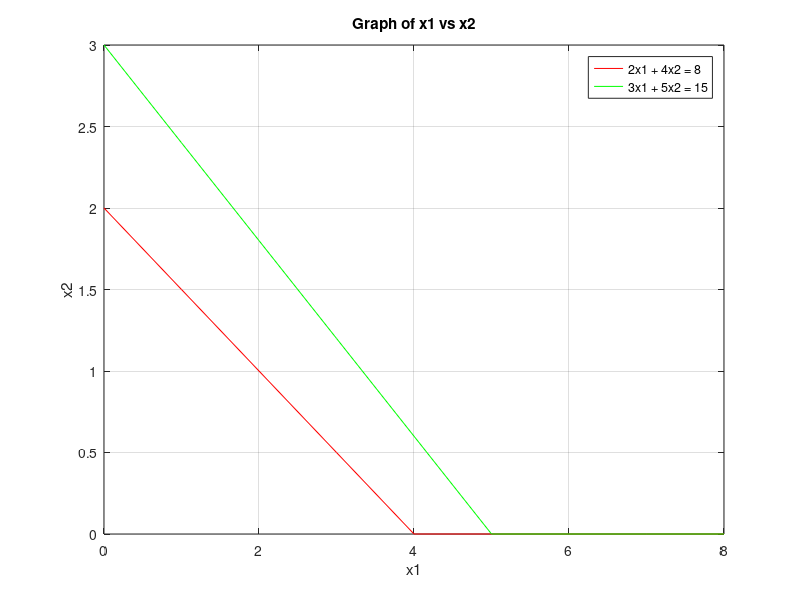

The MATLAB source for this figure:
%{
    Maximize/Minimize Z = 3x1 + 2x2
    Subject to  2x1 + 4x2 <= 8
                3x1 + 5x2 >= 15
                x1 >=0 , x2 >= 0
%}

format short;
clear all;
clc;

C = [3, 2];
A = [2, 4; -3, -5];
b = [8; -15];

x1 = 0:max(b);
x21 = (b(1) - A(1, 1) * x1) ./ A(1, 2);
x22 = (b(2) - A(2, 1) * x1) ./ A(2, 2);
x21 = max(0, x21);
x22 = max(0, x22);

plot(x1, x21, "r", "DisplayName", "2x1 + 4x2 = 8")
hold on;
plot(x1, x22, "g", "DisplayName", "3x1 + 5x2 = 15");
xlabel("x1");
ylabel("x2");
title("Graph of x1 vs x2");
legend show;
grid on;

cx1 = find(x1==0);
cx21 = find(x21==0);
cx22 = find(x22==0);

line1 = [x1(:, [cx1, cx21]); x21(:, [cx1, cx21])]';
line2 = [x1(:, [cx1, cx22]); x22(:, [cx1, cx22])]';

corpt = [line1; line2];

SA = [0; 0];
for i = 1:size(A, 1)
    s1 = A(i, :);
    b1 = b(i, :);
    for j = i+1:size(A, 1)
        s2 = A(j, :);
        b2 = b(j, :);

        A1 = [s1; s2];
        B1 = [b1; b2];
        X = A1 \ B1;
        SA = [SA X];
    end
end

ptt = SA';

points = unique([corpt; ptt], "rows");

for i = 1: size(points, 1)
    px1 = points(i, 1);
    px2 = points(i, 2);
    cons1(i) = A(1, 1)*px1 + A(1, 2)*px2 - b(1);
    cons2(i) = A(2, 1)*px1 + A(2, 2)*px2 - b(2);
end

k1 = find(cons1 > 0);
k2 = find(cons2 > 0);
k = unique([k1, k2]);

points(k, :) = [];

if isempty(points)
    fprintf("There exists no feasable solution.\n");
else
    plot(points(:, 1), points(:, 2), "bo", "MarkerSize", 5, "MarkerFaceColor", "b", "DisplayName", "Extreme points");
    if size(points, 1) >= 3
        K = convhull(points(:, 1), points(:, 2));
        patch(points(K, 1), points(K, 2),[0.9 0.9 1], "FaceAlpha", 0.5, "EdgeColor", "none", "DisplayName", "Feasable Region");
    end

    Z = points * C';
    table = [points, z];

    [optim_z, optim_idx] = max(z);
    optim_x1 = points(optim_idx, 1);
    optim_x2 = points(optim_idx, 2);
    fprintf("Optimal value is %.2f at (%.2f, %.2f)\n", optim_z, optim_x1, optim_x2);
    
    plot(optim_x1, optim_x2, "kp", "MarkerSize", 12, "MarkerFaceColor", "y", "DisplayName", "Optimal Value");
    text(optim_x1, optim_x2, sprintf("    (%.2f, %.2f)", optim_x1, optim_x2));
end
